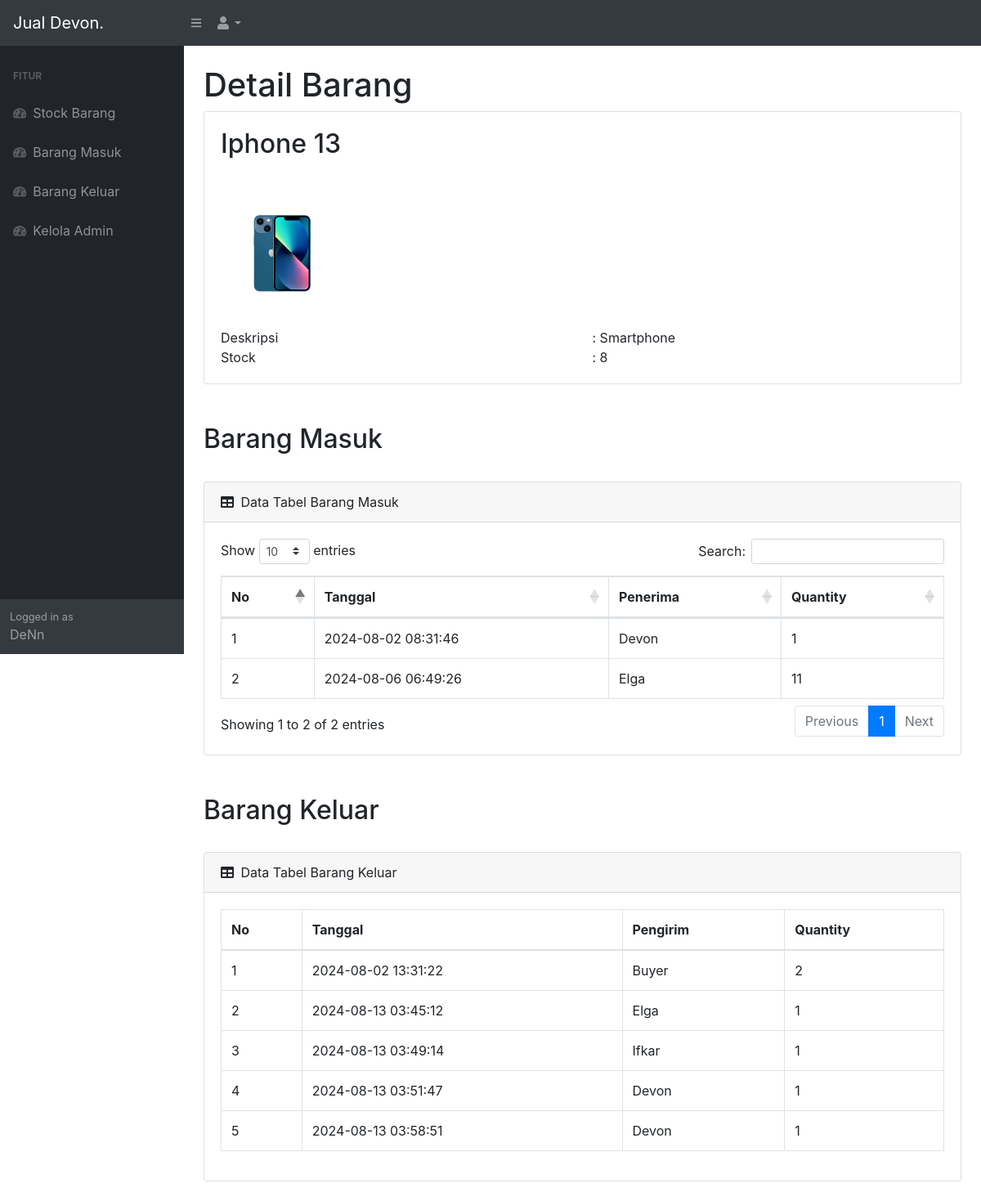
The page /detail.php?id=1 (signed in) on the database its author committed.
### tables this page shows
CREATE TABLE `stock` (
  `idbarang` int(11) NOT NULL,
  `namabarang` varchar(25) NOT NULL,
  `deskripsi` varchar(25) NOT NULL,
  `stock` int(11) NOT NULL,
  `image` varchar(99) DEFAULT NULL
);

CREATE TABLE `masuk` (
  `idmasuk` int(11) NOT NULL,
  `idbarang` int(11) NOT NULL,
  `tanggal` timestamp NOT NULL DEFAULT current_timestamp(),
  `penerima` varchar(25) NOT NULL,
  `qty` int(11) NOT NULL
);

CREATE TABLE `keluar` (
  `idkeluar` int(11) NOT NULL,
  `idbarang` int(11) NOT NULL,
  `tanggal` timestamp NOT NULL DEFAULT current_timestamp(),
  `pengirim` varchar(25) NOT NULL,
  `qty` int(11) NOT NULL
);

### detail.php (the view, shortened to what this page needs)
<?php
require 'function.php';
$idbarang = $_GET['id'];
$get = mysqli_query($conn, "SELECT * FROM stock WHERE idbarang='$idbarang'");
$fetch = mysqli_fetch_array($get);
$nama = $fetch['namabarang'];
$deskripsi = $fetch['deskripsi'];
$stock = $fetch['stock'];
$image = $fetch['image'];
?>
<!DOCTYPE html>
<html lang="en">
    <head>
        <link href="css/styles.css" rel="stylesheet" />
        <link href="https://cdn.datatables.net/1.10.20/css/dataTables.bootstrap4.min.css" rel="stylesheet" />
    </head>
    <body class="sb-nav-fixed">
        <nav class="sb-topnav navbar navbar-expand navbar-dark bg-dark">
            <a class="navbar-brand" href="index.php">Jual Devon.</a>
            <button class="btn btn-link btn-sm order-1 order-lg-0" id="sidebarToggle" href="#"><i class="fas fa-bars"></i></button>
            <ul class="navbar-nav ml-auto ml-md-0">
            <li class="nav-item dropdown">
                <a class="nav-link dropdown-toggle" id="userDropdown" href="#" role="button" data-toggle="dropdown" aria-haspopup="true" aria-expanded="false"><i class="fas fa-user fa-fw"></i></a>
            </li>
        </ul>
        </nav>
        <div id="layoutSidenav">
            <div id="layoutSidenav_nav">
                <nav class="sb-sidenav accordion sb-sidenav-dark" id="sidenavAccordion">
                    <div class="sb-sidenav-menu">
                        <div class="nav">
                            <div class="sb-sidenav-menu-heading">Fitur</div>
                            <a class="nav-link" href="index.php">
                                <div class="sb-nav-link-icon"><i class="fas fa-tachometer-alt"></i></div>
                                Stock Barang
                            </a>
                            <a class="nav-link" href="masuk.php">
                                <div class="sb-nav-link-icon"><i class="fas fa-tachometer-alt"></i></div>
                                Barang Masuk
                            </a>
                            <a class="nav-link" href="keluar.php">
                                <div class="sb-nav-link-icon"><i class="fas fa-tachometer-alt"></i></div>
                                Barang Keluar
                            </a>
                            <a class="nav-link" href="admin.php">
                                <div class="sb-nav-link-icon"><i class="fas fa-tachometer-alt"></i></div>
                                Kelola Admin
                            </a>
                        </div>
                    </div>
                    <div class="sb-sidenav-footer">
                        <div class="small">Logged in as</div>
                        DeNn
                    </div>
                </nav>
            </div>
            <div id="layoutSidenav_content">
                <main>
                    <div class="container-fluid">
                        <h1 class="mt-4">Detail Barang</h1>
                        <div class="card mb-4">
                            <div class="card-body">
                                <div class="row">
                                    <div class="col"><h2><?=$nama?></h2></div>
                                </div>
                                <br>
                                <div class="row">
                                    <div class="col">
                                        <?php
                                        if ($image == null) {
                                            echo 'No Photo';
                                        } else {
                                            echo '<img src="images/'.$image.'" class="zoomable">';
                                        }
                                        ?>
                                    </div>
                                </div>
                                <br>
                                <div class="row">
                                    <div class="col">Deskripsi</div>
                                    <div class="col">: <?=$deskripsi?></div>
                                </div>
                                <div class="row">
                                    <div class="col">Stock</div>
                                    <div class="col">: <?=$stock?></div>
                                </div>
                            </div>
                        </div>
                        <br>
                        <h2>Barang Masuk</h2>
                        <br>
                        <div class="card mb-4">
                            <div class="card-header">
                                <i class="fas fa-table mr-1"></i>
                                Data Tabel Barang Masuk
                            </div>
                            <div class="card-body">
                                <div class="table-responsive">
                                    <table class="table table-bordered" id="dataTable" width="100%" cellspacing="0">
                                        <thead>
                                            <tr>
                                                <th>No</th>
                                                <th>Tanggal</th>
                                                <th>Penerima</th>
                                                <th>Quantity</th>
                                            </tr>
                                        </thead>
                                        <tbody>
                                            <?php
                                            $ambildatamasuk = mysqli_query($conn, "SELECT m.tanggal, m.penerima, m.qty FROM masuk m WHERE m.idbarang='$idbarang'");
                                            $i = 1;
                                            while ($fetch = mysqli_fetch_array($ambildatamasuk)) {
                                                $tanggal = $fetch['tanggal'];
                                                $penerima = $fetch['penerima'];
                                                $quantity = $fetch['qty'];
                                            ?>
                                            <tr>
                                                <td><?=$i++;?></td>
                                                <td><?=$tanggal;?></td>
                                                <td><?=$penerima;?></td>
                                                <td><?=$quantity;?></td>
                                            </tr>
                                            <?php
                                            }
                                            ?>
                                        </tbody>
                                    </table>
                                </div>
                            </div>
                        </div>
                        <br>
                        <h2>Barang Keluar</h2>
                        <br>
                        <div class="card mb-4">
                            <div class="card-header">
                                <i class="fas fa-table mr-1"></i>
                                Data Tabel Barang Keluar
                            </div>
                            <div class="card-body">
                                <div class="table-responsive">
                                    <table class="table table-bordered" id="dataTable" width="100%" cellspacing="0">
                                        <thead>
                                            <tr>
                                                <th>No</th>
                                                <th>Tanggal</th>
                                                <th>Pengirim</th>
                                                <th>Quantity</th>
                                            </tr>
                                        </thead>
                                        <tbody>
                                            <?php
                                            $ambildatamasuk = mysqli_query($conn, "SELECT m.tanggal, m.pengirim, m.qty FROM keluar m WHERE m.idbarang='$idbarang'");
                                            $i = 1;
                                            while ($fetch = mysqli_fetch_array($ambildatamasuk)) {
                                                $tanggal = $fetch['tanggal'];
                                                $pengirim = $fetch['pengirim'];
                                                $quantity = $fetch['qty'];
                                            ?>
                                            <tr>
                                                <td><?=$i++;?></td>
                                                <td><?=$tanggal;?></td>
                                                <td><?=$pengirim;?></td>
                                                <td><?=$quantity;?></td>
                                            </tr>
                                            <?php
                                            }
                                            ?>
                                        </tbody>
                                    </table>
                                </div>
                            </div>
                        </div>
                    </div>
                </main>
            </div>
        </div>
    </body>
</html>

### detail.php (style rules this page uses)
.zoomable { width: 150px; }
a { text-decoration: none; color: black; }

### rows shown on the page
stock: namabarang "Iphone 13", image (picture), deskripsi "Smartphone", stock "8"
masuk: tanggal "2024-08-02 08:31:46", penerima "Devon", qty "1"
masuk: tanggal "2024-08-06 06:49:26", penerima "Elga", qty "11"
keluar: tanggal "2024-08-02 13:31:22", pengirim "Buyer", qty "2"
keluar: tanggal "2024-08-13 03:45:12", pengirim "Elga", qty "1"
keluar: tanggal "2024-08-13 03:49:14", pengirim "Ifkar", qty "1"
keluar: tanggal "2024-08-13 03:51:47", pengirim "Devon", qty "1"
keluar: tanggal "2024-08-13 03:58:51", pengirim "Devon", qty "1"
